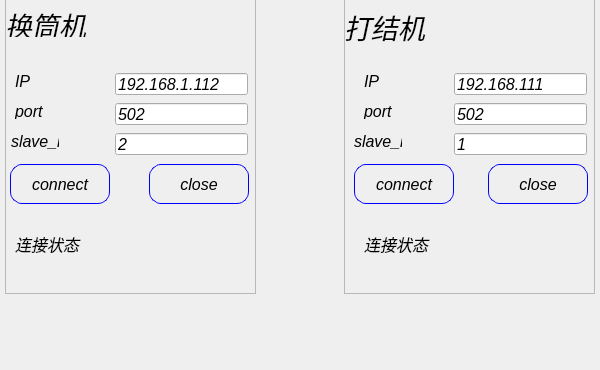
<?xml version="1.0" encoding="UTF-8"?>
<ui version="4.0">
 <class>Dialog_modbus_tcp</class>
 <widget class="QDialog" name="Dialog_modbus_tcp">
  <property name="geometry">
   <rect>
    <x>0</x>
    <y>0</y>
    <width>600</width>
    <height>370</height>
   </rect>
  </property>
  <property name="windowTitle">
   <string>Dialog</string>
  </property>
  <property name="styleSheet">
   <string notr="true">QDialog{   border-image: url(:/z/back3.jpg)}</string>
  </property>
  <widget class="QFrame" name="frame">
   <property name="geometry">
    <rect>
     <x>344</x>
     <y>-57</y>
     <width>251</width>
     <height>351</height>
    </rect>
   </property>
   <property name="font">
    <font>
     <family>Arial</family>
     <pointsize>10</pointsize>
     <italic>true</italic>
    </font>
   </property>
   <property name="frameShape">
    <enum>QFrame::StyledPanel</enum>
   </property>
   <property name="frameShadow">
    <enum>QFrame::Raised</enum>
   </property>
   <widget class="QLabel" name="label_8">
    <property name="geometry">
     <rect>
      <x>0</x>
      <y>63</y>
      <width>91</width>
      <height>41</height>
     </rect>
    </property>
    <property name="font">
     <font>
      <family>Arial</family>
      <pointsize>20</pointsize>
      <italic>true</italic>
     </font>
    </property>
    <property name="styleSheet">
     <string notr="true">color: rgb(0, 0, 0);</string>
    </property>
    <property name="text">
     <string>打结机</string>
    </property>
   </widget>
   <widget class="QPushButton" name="btn_connect_2">
    <property name="geometry">
     <rect>
      <x>10</x>
      <y>221</y>
      <width>100</width>
      <height>40</height>
     </rect>
    </property>
    <property name="font">
     <font>
      <family>Arial</family>
      <pointsize>12</pointsize>
      <italic>true</italic>
     </font>
    </property>
    <property name="styleSheet">
     <string notr="true">QPushButton{
 background:transparent;
 color: rgb(0, 0, 0);
 border-style:outset;
 border:1px solid blue;
 border-radius:12px
}

QPushButton:hover{
 background-color: rgb(45, 104, 125);
 border-style: inset;
}

QPushButton:checked{ 
 background-color: rgb(6, 99, 130);
 color: blue;
}</string>
    </property>
    <property name="text">
     <string>connect</string>
    </property>
   </widget>
   <widget class="QPushButton" name="btn_close_2">
    <property name="geometry">
     <rect>
      <x>144</x>
      <y>221</y>
      <width>100</width>
      <height>40</height>
     </rect>
    </property>
    <property name="font">
     <font>
      <family>Arial</family>
      <pointsize>12</pointsize>
      <italic>true</italic>
     </font>
    </property>
    <property name="styleSheet">
     <string notr="true">QPushButton{
 background:transparent;
 color: rgb(0, 0, 0);
 border-style:outset;
 border:1px solid blue;
 border-radius:12px
}

QPushButton:hover{
 background-color: rgb(45, 104, 125);
 border-style: inset;
}

QPushButton:checked{ 
 background-color: rgb(6, 99, 130);
 color: blue;
}</string>
    </property>
    <property name="text">
     <string>close</string>
    </property>
   </widget>
   <widget class="QLabel" name="label_4">
    <property name="geometry">
     <rect>
      <x>10</x>
      <y>190</y>
      <width>48</width>
      <height>16</height>
     </rect>
    </property>
    <property name="font">
     <font>
      <family>Arial</family>
      <pointsize>12</pointsize>
      <italic>true</italic>
     </font>
    </property>
    <property name="styleSheet">
     <string notr="true">color: rgb(0, 0, 0);</string>
    </property>
    <property name="text">
     <string>slave_id</string>
    </property>
   </widget>
   <widget class="QLineEdit" name="lineEdit_salv_id_2">
    <property name="geometry">
     <rect>
      <x>110</x>
      <y>190</y>
      <width>133</width>
      <height>22</height>
     </rect>
    </property>
    <property name="font">
     <font>
      <family>Arial</family>
      <pointsize>12</pointsize>
      <italic>true</italic>
     </font>
    </property>
    <property name="styleSheet">
     <string>color: rgb(0, 0, 0);</string>
    </property>
    <property name="text">
     <string>1</string>
    </property>
   </widget>
   <widget class="QLineEdit" name="lineEdit_port_2">
    <property name="geometry">
     <rect>
      <x>110</x>
      <y>160</y>
      <width>133</width>
      <height>22</height>
     </rect>
    </property>
    <property name="font">
     <font>
      <family>Arial</family>
      <pointsize>12</pointsize>
      <italic>true</italic>
     </font>
    </property>
    <property name="styleSheet">
     <string>color: rgb(0, 0, 0);</string>
    </property>
    <property name="text">
     <string>502</string>
    </property>
   </widget>
   <widget class="QLineEdit" name="lineEdit_ip_2">
    <property name="geometry">
     <rect>
      <x>110</x>
      <y>130</y>
      <width>133</width>
      <height>22</height>
     </rect>
    </property>
    <property name="font">
     <font>
      <family>Arial</family>
      <pointsize>12</pointsize>
      <italic>true</italic>
     </font>
    </property>
    <property name="styleSheet">
     <string>color: rgb(0, 0, 0);</string>
    </property>
    <property name="text">
     <string>192.168.111</string>
    </property>
   </widget>
   <widget class="QLabel" name="label_5">
    <property name="geometry">
     <rect>
      <x>20</x>
      <y>160</y>
      <width>31</width>
      <height>16</height>
     </rect>
    </property>
    <property name="font">
     <font>
      <family>Arial</family>
      <pointsize>12</pointsize>
      <italic>true</italic>
     </font>
    </property>
    <property name="styleSheet">
     <string notr="true">color: rgb(0, 0, 0);</string>
    </property>
    <property name="text">
     <string>port</string>
    </property>
   </widget>
   <widget class="QLabel" name="label_6">
    <property name="geometry">
     <rect>
      <x>20</x>
      <y>130</y>
      <width>16</width>
      <height>16</height>
     </rect>
    </property>
    <property name="font">
     <font>
      <family>Arial</family>
      <pointsize>12</pointsize>
      <italic>true</italic>
     </font>
    </property>
    <property name="styleSheet">
     <string notr="true">color: rgb(0, 0, 0);</string>
    </property>
    <property name="text">
     <string>IP</string>
    </property>
   </widget>
   <widget class="QLabel" name="label_status_2">
    <property name="geometry">
     <rect>
      <x>100</x>
      <y>282</y>
      <width>51</width>
      <height>41</height>
     </rect>
    </property>
    <property name="font">
     <font>
      <family>Arial</family>
      <pointsize>14</pointsize>
      <italic>true</italic>
     </font>
    </property>
    <property name="styleSheet">
     <string notr="true">color: rgb(85, 255, 0);</string>
    </property>
    <property name="text">
     <string/>
    </property>
    <property name="pixmap">
     <pixmap resource="../qrc/tupian/zz.qrc">:/z/link1.png</pixmap>
    </property>
   </widget>
   <widget class="QLabel" name="label_14">
    <property name="geometry">
     <rect>
      <x>20</x>
      <y>290</y>
      <width>71</width>
      <height>21</height>
     </rect>
    </property>
    <property name="font">
     <font>
      <family>Arial</family>
      <pointsize>12</pointsize>
      <italic>true</italic>
     </font>
    </property>
    <property name="text">
     <string>连接状态</string>
    </property>
   </widget>
  </widget>
  <widget class="QFrame" name="frame_2">
   <property name="geometry">
    <rect>
     <x>5</x>
     <y>-57</y>
     <width>251</width>
     <height>351</height>
    </rect>
   </property>
   <property name="frameShape">
    <enum>QFrame::StyledPanel</enum>
   </property>
   <property name="frameShadow">
    <enum>QFrame::Raised</enum>
   </property>
   <widget class="QLabel" name="label_7">
    <property name="geometry">
     <rect>
      <x>0</x>
      <y>70</y>
      <width>91</width>
      <height>24</height>
     </rect>
    </property>
    <property name="font">
     <font>
      <family>Arial</family>
      <pointsize>20</pointsize>
      <italic>true</italic>
     </font>
    </property>
    <property name="styleSheet">
     <string notr="true">color: rgb(0, 0, 0);</string>
    </property>
    <property name="text">
     <string>换筒机</string>
    </property>
   </widget>
   <widget class="QLabel" name="label_status">
    <property name="geometry">
     <rect>
      <x>90</x>
      <y>282</y>
      <width>51</width>
      <height>41</height>
     </rect>
    </property>
    <property name="font">
     <font>
      <family>Arial</family>
      <pointsize>14</pointsize>
      <italic>true</italic>
     </font>
    </property>
    <property name="styleSheet">
     <string notr="true">color: rgb(85, 255, 0);</string>
    </property>
    <property name="text">
     <string/>
    </property>
    <property name="pixmap">
     <pixmap resource="../qrc/tupian/zz.qrc">:/z/link1.png</pixmap>
    </property>
   </widget>
   <widget class="QPushButton" name="btn_close">
    <property name="geometry">
     <rect>
      <x>144</x>
      <y>221</y>
      <width>100</width>
      <height>40</height>
     </rect>
    </property>
    <property name="font">
     <font>
      <family>Arial</family>
      <pointsize>12</pointsize>
      <italic>true</italic>
     </font>
    </property>
    <property name="styleSheet">
     <string notr="true">QPushButton{
 background:transparent;
 color: rgb(0, 0, 0);
 border-style:outset;
 border:1px solid blue;
 border-radius:12px
}

QPushButton:hover{
 background-color: rgb(45, 104, 125);
 border-style: inset;
}

QPushButton:checked{ 
 background-color: rgb(6, 99, 130);
 color: blue;
}</string>
    </property>
    <property name="text">
     <string>close</string>
    </property>
   </widget>
   <widget class="QLineEdit" name="lineEdit_port">
    <property name="geometry">
     <rect>
      <x>110</x>
      <y>160</y>
      <width>133</width>
      <height>22</height>
     </rect>
    </property>
    <property name="font">
     <font>
      <family>Arial</family>
      <pointsize>12</pointsize>
      <italic>true</italic>
     </font>
    </property>
    <property name="styleSheet">
     <string>color: rgb(0, 0, 0);</string>
    </property>
    <property name="text">
     <string>502</string>
    </property>
   </widget>
   <widget class="QLineEdit" name="lineEdit_ip">
    <property name="geometry">
     <rect>
      <x>110</x>
      <y>130</y>
      <width>133</width>
      <height>22</height>
     </rect>
    </property>
    <property name="font">
     <font>
      <family>Arial</family>
      <pointsize>12</pointsize>
      <italic>true</italic>
     </font>
    </property>
    <property name="styleSheet">
     <string>color: rgb(0, 0, 0);</string>
    </property>
    <property name="text">
     <string>192.168.1.112</string>
    </property>
   </widget>
   <widget class="QPushButton" name="btn_connect">
    <property name="geometry">
     <rect>
      <x>5</x>
      <y>221</y>
      <width>100</width>
      <height>40</height>
     </rect>
    </property>
    <property name="font">
     <font>
      <family>Arial</family>
      <pointsize>12</pointsize>
      <italic>true</italic>
     </font>
    </property>
    <property name="styleSheet">
     <string notr="true">QPushButton{
 background:transparent;
 color: rgb(0, 0, 0);
 border-style:outset;
 border:1px solid blue;
 border-radius:12px
}

QPushButton:hover{
 background-color: rgb(45, 104, 125);
 border-style: inset;
}

QPushButton:checked{ 
 background-color: rgb(6, 99, 130);
 color: blue;
}</string>
    </property>
    <property name="text">
     <string>connect</string>
    </property>
   </widget>
   <widget class="QLabel" name="label">
    <property name="geometry">
     <rect>
      <x>10</x>
      <y>130</y>
      <width>16</width>
      <height>16</height>
     </rect>
    </property>
    <property name="font">
     <font>
      <family>Arial</family>
      <pointsize>12</pointsize>
      <italic>true</italic>
     </font>
    </property>
    <property name="styleSheet">
     <string notr="true">color: rgb(0, 0, 0);</string>
    </property>
    <property name="text">
     <string>IP</string>
    </property>
   </widget>
   <widget class="QLabel" name="label_2">
    <property name="geometry">
     <rect>
      <x>10</x>
      <y>160</y>
      <width>41</width>
      <height>16</height>
     </rect>
    </property>
    <property name="font">
     <font>
      <family>Arial</family>
      <pointsize>12</pointsize>
      <italic>true</italic>
     </font>
    </property>
    <property name="styleSheet">
     <string notr="true">color: rgb(0, 0, 0);</string>
    </property>
    <property name="text">
     <string>port</string>
    </property>
   </widget>
   <widget class="QLabel" name="label_3">
    <property name="geometry">
     <rect>
      <x>6</x>
      <y>190</y>
      <width>48</width>
      <height>16</height>
     </rect>
    </property>
    <property name="font">
     <font>
      <family>Arial</family>
      <pointsize>12</pointsize>
      <italic>true</italic>
     </font>
    </property>
    <property name="styleSheet">
     <string notr="true">color: rgb(0, 0, 0);</string>
    </property>
    <property name="text">
     <string>slave_id</string>
    </property>
   </widget>
   <widget class="QLineEdit" name="lineEdit_salv_id">
    <property name="geometry">
     <rect>
      <x>110</x>
      <y>190</y>
      <width>133</width>
      <height>22</height>
     </rect>
    </property>
    <property name="font">
     <font>
      <family>Arial</family>
      <pointsize>12</pointsize>
      <italic>true</italic>
     </font>
    </property>
    <property name="styleSheet">
     <string>color: rgb(0, 0, 0);</string>
    </property>
    <property name="text">
     <string>2</string>
    </property>
   </widget>
   <widget class="QLabel" name="label_13">
    <property name="geometry">
     <rect>
      <x>10</x>
      <y>290</y>
      <width>71</width>
      <height>21</height>
     </rect>
    </property>
    <property name="font">
     <font>
      <family>Arial</family>
      <pointsize>12</pointsize>
      <italic>true</italic>
     </font>
    </property>
    <property name="text">
     <string>连接状态</string>
    </property>
   </widget>
  </widget>
 </widget>
 <resources>
  <include location="../qrc/tupian/zz.qrc"/>
 </resources>
 <connections/>
</ui>
